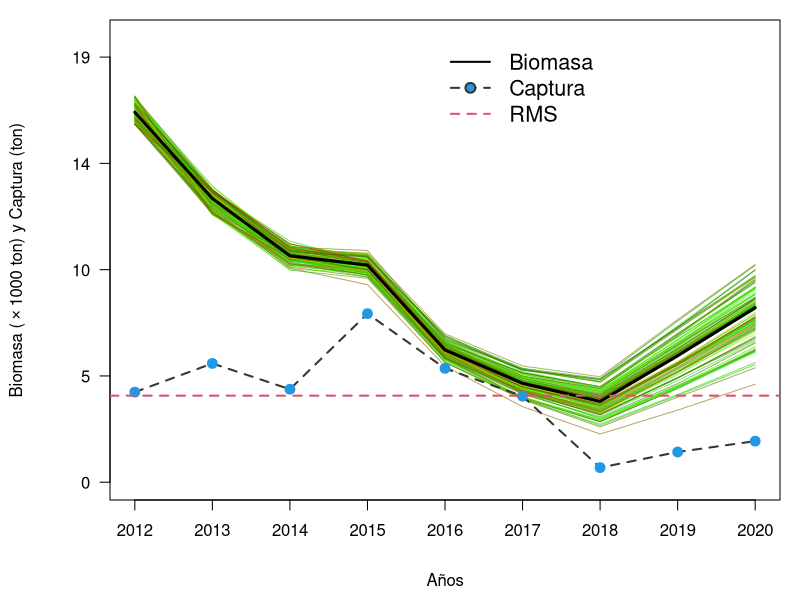
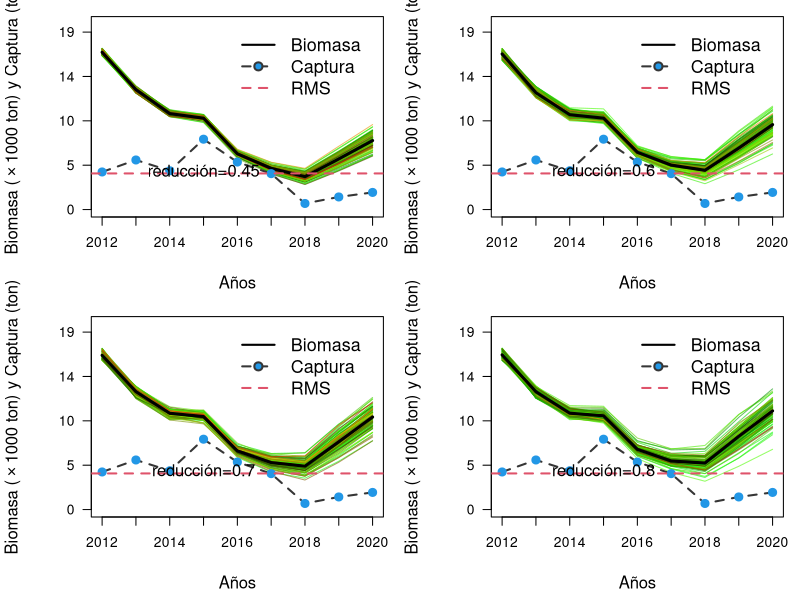
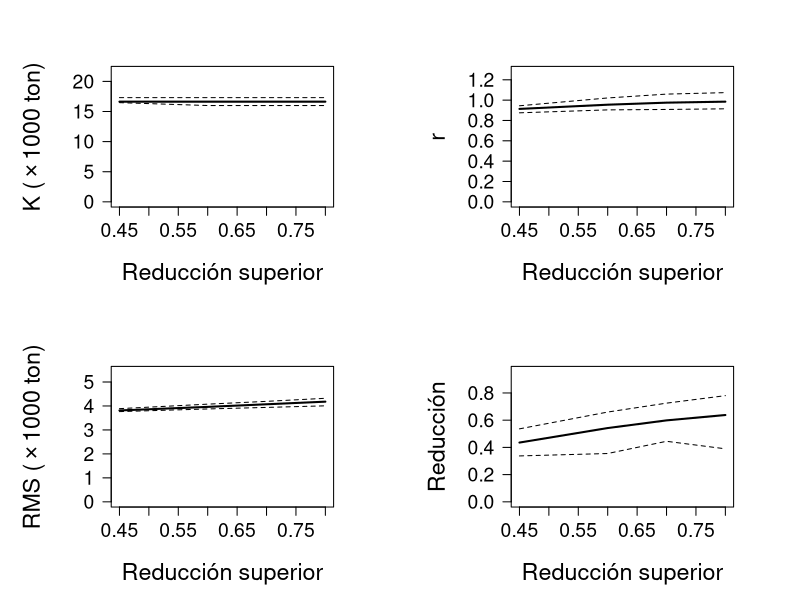
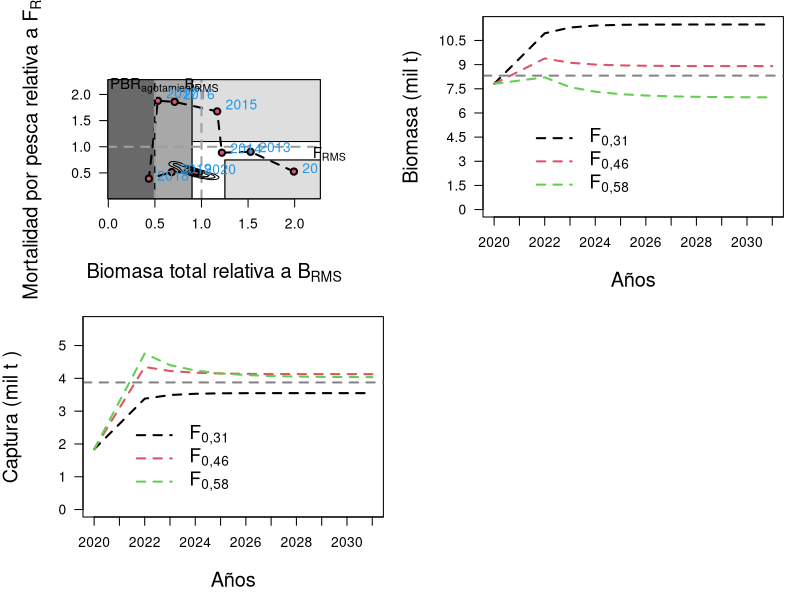

Recreate these plots in R, in order.
## ---- chunk 1

library(knitr) # para generar reporte Rmarkdown
library(stringr)
library(reshape) 
library(dplyr) 
library(ggplot2)
library(ggthemes) # para ggplot
library(patchwork) # para unir gráficos de ggplot
library(strucchange) # libreria utilizada para análisis de quiebres

getwd()

##################################################################################################
# model
##################################################################################################
BDM=function(K,dep,b,C,r){  ### biomass dynamics model
 B=err.B=rep(NA,length(C))   
 B[1]=b*K;b1=B[1]
 for(i in 2:length(B)){
  B[i]=max(min(B[i-1]+r*B[i-1]*(1-B[i-1]/K)-C[i-1],K),0)
#  err.B[i]=ifelse(!is.na(U[i-1]&U[i]) & B[i]>0,(B[i-1]/B[i]-U[i-1]/U[i]^2,NA)
 }
 if(all(B>C) & all(B<=K)){
  abs(B[length(B)]-dep*K)
# if(any(U>0)){((B[length(B)]-dep*K)/K)^2 +sum(err.B,na.rm=T)} else ((B[length(B)]-dep*K)/K)^2
 } else {10^5}
}

## ---- chunk 2
##################################################################################################
# simulation 
##################################################################################################
sim1=function(k25=k25,k75=k75,r25=r25,r75=r75,yr=yr,C=C,nsim=nsim,msy=NULL){ 
 Bend.keep=K.keep=r.keep=dep.keep=d.keep=vector()
 nyr=length(yr)
 B=F2Fmsy=B2Bmsy=matrix(NA,nyr,nsim) 
 K=r=vector()
 plot(0,0,type="n",xlim=c(min(yr),max(yr)),ylim=c(-1,round(k75,0)*1.15),
 xlab="", ylab="",yaxt="n",xaxt="n")
 for(j in 1:nsim){ 
   K[1]=runif(1,k25,k75)
   r[1]=runif(1,r25,r75)  
   B[1,j]=K[1]
   for(i in 2:(nyr)){ 
     r[i]=runif(1,r25,r75) 
     K[i]=runif(1,k25,k75) 
     B[i,j]=B[i-1,j]+r[i]*B[i-1,j]*(1-B[i-1,j]/K[i])-C[i-1]
     F2Fmsy[i,j]=(C[i]/B[i,j])/(r[i]/2)
     B2Bmsy[i,j]=B[i,j]/(K[i]/2) 
   }
   cols<-rgb(runif(1,0,j)/nsim,(nsim-runif(1,0,j))/nsim,(1)/(nsim+100),
   alpha=0.6)
   lines(yr,B[,j],col=cols) 
   K.keep[j]=mean(K)
   r.keep[j]=mean(r)
   F2Fmsy[,j]=(C/B[,j])/(mean(r)/2)
   B2Bmsy[,j]=B[,j]/(mean(K)/2)   
 }
 Bend.keep=B[nyr,] 
 d.keep=B[nyr,]/mean(K)   
 lines(yr,apply(B,1,median),lty=1,lwd=3)
 lines(yr,C,lwd=2,col="#363636",lty=2)
 points(yr,C,pch=21,col=4,bg=4,cex=1.3)
 y1<-seq(0,round(k75,0)*1.1,le=5);
 x1<-seq(1,length(yr),by=1)
 axis(1,at=yr[x1],labels=yr[x1],las=1,cex.axis=1)
 axis(2,at=y1,labels=format(round(y1/1000,0),3),las=2,cex.axis=1)
 legend(yr[nyr-4],max(y1)*1.05,c("Biomasa","Captura","RMS"),lty=c(1,2,2),
 col=c(1,"#363636",2),pch=c(NA,21,NA),lwd=c(2,2,2),pt.bg=c(NA,4,NA),cex=1.3,bty="n")
 BC<-expression(paste('Biomasa ('%*%'1000 ton) y Captura (ton)',sep="")) 
 mtext(BC,side=2,line=4.0,cex=1)
 mtext("Años",side=1,line=3.5,cex=1)
 if(is.null(msy)){} else {abline(h=msy,lty=2,col=2,lwd=2)}
 msy=K.keep*r.keep/4
 return(list(K.keep,r.keep,msy,Bend.keep,d.keep,B,r,F2Fmsy,B2Bmsy))   
}


## ---- chunk 3

#
#####################################################################
# input catch data and r range for sautral XI stock 
C=c(4033,5318,4163,7547,5097,3853,653,1352,1839)
yr=seq(2012,2020)
r.lci=0.85;
r.uci=1.2
# search through K grids, with specific range for K1 follow 
N1=100
K1=exp(seq(log(max(C)),log(max(C)*50),l=N1))
# genera los valores de la deplecion
dep=round(seq(0.1,0.8,0.05),2)
nd=length(dep)
r1=obj1=matrix(0,N1,nd)  #matriz que almacena los output de las funciones
b=1#Si (C[1]/max(C)<0.5, (0.5+0.9)/2 (0.3+0.6)/2);b=0.5
# ciclo
for(j in 1:nd){
  for(i in 1:N1){
    out=optimize(BDM,K=K1[i],b=b,C=C,dep=dep[j],
    interval=c(r.lci-.05,r.uci+.05))
    r1[i,j]=out$min
    obj1[i,j]=out$obj
  }
}


#
#vLinf=58.95;vk=0.28;Tmax=10;Tmat=NA;T=17
#M=vector()
#M[1]=exp(1.44-0.982*log(Tmax))
#M[2]=1.65/Tmat
#M[3]=exp(1.2-0.17*log(vLinf)+log(vk))
#M[4]=1.82*vk
#M[5]=exp(-0.0152-0.279*log(vLinf)+0.6543*log(vk)+0.463*log(T))
#w=0.87 #para teleost y w=0.41 para chondrithys
#r.mean=2*mean(M,na.rm=T)*w
#r.sd=sd(M,na.rm=T)
#r.backup=r
#r[r > r.mean+2*r.sd | r < r.mean-2*r.sd]=NA

############################# 
r1.backup=r1  ;# r1=r1.backup
r1[obj1 > K1*0.01]=NA
r1[r1 > r.uci | r1 < r.lci]=NA      
#############################
kr=as.data.frame(cbind(K1,r1))  
colnames(kr)=c('k',dep) 
all=cbind(K1,stack(kr[,2:nd+1]))#antes nd+1
colnames(all)=c("k","r","ind")
all$d=as.numeric(as.character(all$ind))
all=all[,c(1,2,4)]
all=all[!is.na(all[,2]),] 
all$msy=all[,1]*all[,2]/4 
# estimate reference points
#cutoff=ifelse(tail(C,1)/max(C)<=0.5,0.5,0.8)
all2     =all[!is.na(all$r) & all$d <= 0.50,]#cutoff,assume upper depeltion=0.4
quan1    =apply(all2,2,quantile)
k25      =quan1[,1][2];k75=quan1[,1][4]
r25      =quan1[,2][2];r75=quan1[,2][4]
msy.media=quan1[,4][3]
all3     =all2[all2$k>k25 & all2$k<k75 & all2$r>r25 & all2$r<r75,]
para     =list(k25=k25,k75=k75,r25=r25,r75=r75)
## ---- chunk 4

##################################################################################################
nsim=100
#GRAFICA LA BIOMASA
par(mar=c(5,5.5,1,1),cex.axis=1.3,cex.lab=1.3)
out1=sim1(k25=k25,k75=k75,r25=r25,r75=r75,C=C,yr=yr,nsim=nsim,msy=msy.media)
## ---- chunk 5
##################################################################################################
#EXTRAE DATOS DE INTERES PARA LA INCERTIDUMBRE
##################################################################################################
F2Fmsy  =as.data.frame(out1[8]);
B2Bmsy  =as.data.frame(out1[9])
quant   =function(x)quantile(x,c(0.2,0.8))

dat.out =data.frame(year=yr,
                    B2Bmsy.med=apply(B2Bmsy,1,median),
                    quan1.B=apply(B2Bmsy,1,quant)[1,],
                    quan3.B=apply(B2Bmsy,1,quant)[2,],
                    F2Fmsy.med=apply(F2Fmsy,1,median),
                    quan1.F=apply(F2Fmsy,1,quant)[1,],
                    quan3.F=apply(F2Fmsy,1,quant)[2,])

BF2msy.end = data.frame(t(rbind(B2Bmsy[length(yr),],F2Fmsy[length(yr),])))
colnames(BF2msy.end)=c("B2Bmsy","F2Fmsy")
#kable(BF2msy.end)
#
out1.backup=out1 #out1=out1.backup
sp=out1[1:5]
sp=as.data.frame(sp)   # summary(sp)
colnames(sp)=c("k","r","msy","Bend","Depletion")
BendD=apply(sp,2,quantile)
###############################################################
#FINAL RESULT
tabla<-cbind(quan1[,c(1,2,4)],BendD[,4:5])
write.csv2(tabla,"tabla1.csv",row.names=FALSE) 
kable(tabla)

Bioma <-apply(out1.backup[[6]],1,quantile)
#note: Bmsy = k/2, Blim = k/4 
B.sim =data.frame(out1[6])
BF    =t(apply(B.sim,1,quantile))
BF    =cbind(BF,C/BF)
BRP   =c(quan1[3,1]/2,quan1[3,2]/2)
fs    =data.frame(cbind(BF[,c(8,3)],yr)) # F y Biomasa media
#GRAFICA BIOMASA V/S CPUE
#plot(yr,BF[,3],type="b",ylab="Biomasa and CPUE")
#par(new=T)
#plot(yr,U,type="b",col=2,axes=F,xlab="",ylab="")
#
## ---- chunk 6
#######################################################
#  sensitivity to assumed upper depletion (if needed) #
#######################################################
med.out=low.out=up.out=matrix(NA,nrow=4,ncol=6)
d.l=c(0.45,0.6,0.7,0.8)  # assumed upper depletion levels
layout(matrix(1:4,ncol=2,byrow=T),widths=c(1,1),heights=c(1,1))
for(i in 1:4){ 
  all2=all[!is.na(all$r) & all$d <= d.l[i],]    
  quan1=apply(all2,2,quantile)
  k25=quan1[,1][2]
  k75=quan1[,1][4]
  r25=quan1[,2][2]
  r75=quan1[,2][4]
  msy.median=quan1[,4][3]
  nsim=100
  ##################################################################################
  #Figura
  par(mar=c(5,5.5,1,1),cex.axis=1.3)
  out1=sim1(k25=k25,k75=k75,r25=r25,r75=r75,C=C,yr=yr,nsim=nsim,msy=msy.media)
  tex=paste("reducción=",d.l[i],sep="")
  text(2015,round(para$k25,0)*0.26,tex,cex=1.2,xpd=T)
  ##################################################################################
  # Tablas
  sp  = out1[1:5]
  sp  = as.data.frame(sp)   # summary(sp)
  colnames(sp)= c('k','r','msy','Bend','D')
  BendD = apply(sp,2,quantile)
  
  med.out[i,] =(c(quan1[3,],BendD[3,4:5]))
  low.out[i,] =(c(quan1[2,],BendD[1,4:5]))
  up.out[i,]  =(c(quan1[4,],BendD[5,4:5]))
  
  med.out[,3] =t(d.l)
  low.out[,3] =t(d.l)
  up.out[,3]  =t(d.l)
  
  colnames(med.out)=c("k","r","d.upper","msy","Bend","D")
  colnames(low.out)=c("k","r","d.upper","msy","Bend","D")
  colnames(up.out)=c("k","r","d.upper","msy","Bend","D")
  
  kable(med.out)
  kable(low.out)
  kable(up.out)
  ##################################################################################
}

## ---- chunk 7

##################################################################################################
# parameters as a function of assumed upper depletion level
##################################################################################################
#name3<-paste(getwd(),"/Figuras/Fig3_Zhou2013_sensitivity.png",sep="")
#png(file=name3,width=900,height=1000)
layout(matrix(1:4,ncol=2,byrow=T),widths=c(1,1),heights=c(1,1))
par(mar=c(5.6,6.7,4,4),cex.axis=1.4) 

plot(med.out[,3],med.out[,1]/1000,ylim=c(0,max(med.out[,1]/1000*1.3)),type='l',lwd=2,xlab='',ylab='',las=1)
lines(low.out[,3],low.out[,1]/1000,lty=2);lines(up.out[,3],up.out[,1]/1000,lty=2)
mtext(expression(paste('K ('%*%'1000 ton)')),side=2,line=3.8,cex=1.4)
mtext("Reducción superior",side=1,line=3.6,cex=1.4)

plot(med.out[,3],med.out[,2],ylim=c(0,max(med.out[,2]*1.3)),type='l',lwd=2,xlab='',ylab='',las=1)
mtext('r',side=2,line=3.8,cex=1.4)
mtext("Reducción superior",side=1,line=3.6,cex=1.4)
lines(low.out[,3],low.out[,2],lty=2);lines(up.out[,3],up.out[,2],lty=2)

plot(med.out[,3],med.out[,4]/1000,ylim=c(0,max(med.out[,4]/1000*1.3)),type='l',lwd=2,xlab='',ylab='',las=1)
lines(low.out[,3],low.out[,4]/1000,lty=2);lines(up.out[,3],up.out[,4]/1000,lty=2)
mtext(expression(paste('RMS ('%*%'1000 ton)')),side=2,line=3.8,cex=1.4)
mtext("Reducción superior",side=1,line=3.6,cex=1.4)

plot(med.out[,3],med.out[,6],ylim=c(0,max(med.out[,6]*1.5)),type='l',lwd=2,xlab='',ylab='',las=1)
lines(low.out[,3],low.out[,6],lty=2);lines(up.out[,3],up.out[,6],lty=2)
mtext("Reducción",side=2,line=3.8,cex=1.4)
mtext("Reducción superior",side=1,line=3.6,cex=1.4)

#dev.off()


## ---- chunk 8
##################################################################################################
# GRAFICA DIAGRAMA DE FASE
##################################################################################################
library(MASS)

K      <- med.out[1,1]
mc.dat <-BF2msy.end
Bmrs   <-tabla[3,1]/2 #BMRS
Fmrs   <-tabla[3,2]/2 #FMRS
Fest   <-C/Bioma[3,] #F anual
Y1     <-Fest/Fmrs;
X1     <-Bioma[3,]/Bmrs
Z1     <-Bioma[3,]/K
#h=rep(0.13,4)
z<-kde2d(mc.dat[,1],mc.dat[,2],n=100,
lims=c(range(c(0,max(X1))),range(c(0,max(Y1)*1.7))))
est<-z$z/max(z$z);z$z<-est
#Bmrs=43590;Fmrs=0.3515;Fest=C/Bioma[3,]
#Y1<-Fest/Fmrs;X1<-Bioma[2,]/Bmrs
#
soli<-cbind(yr,round(Bioma[3,],0),round(Fest,2),round(Z1,2),round(X1,2),round(Y1,2))
colnames(soli)<-c("year","BD","Fest","B_Bo","Brel","Frel")

kable(soli)

kable(rbind(Bmrs,Fmrs))
#library(rJava)                                         ## PROBLEMAS CON ESTO
#library(xlsx)
write.csv2(soli,"tabla2.csv",row.names=FALSE) 
#DEFINE LAS AREAS DE LOS POLIGONOS
cols<-c("#696969","#A8A8A8","#DEDEDE")
ini<-c(-0.09);
xmax<-max(X1)*1.35;
ymax<-max(Y1)*1.22;
xmin<-(0.08)
pol1<-matrix(c(0.9,ini,0.9,1.1,xmax,1.1,xmax,0.75,1.25,0.75,1.25,ini),
ncol=2,byrow=T)
pol2<-matrix(c(1.25,ini,1.25,0.75,xmax,0.75,xmax,ini),ncol=2,byrow=T)
pol3<-matrix(c(xmax,1.1,xmax,ymax,0.9,ymax,0.9,1.1),ncol=2,byrow=T)
pol4<-matrix(c(0.5,ini,0.9,ini,0.9,ymax,0.5,ymax),ncol=2,byrow=T)
pol5<-matrix(c(-0.07,ini,0.5,ini,0.5,ymax,-0.07,ymax),ncol=2,byrow=T)

#name4<-paste(getwd(),"/Figuras/Fig4_Zhou2013_fase.png",sep="")
#png(file=name4,width=1200,height=1000)
par(mar=c(6.1,6.5,4.8,4.8),cex.axis=1,cex.lab=1)
plot(X1,Y1,col=0,xlab="",ylab="",yaxt="n",xlim=c(xmin,max(X1)*1.1),
ylim=c(0.09,max(Y1)*1.17))
axis(2,las=1)
polygon(pol5,col=cols[1],border=1);polygon(pol4,col=cols[2],border=1)
polygon(pol3,col=cols[3],border=1);polygon(pol2,col=cols[3],border=1)
polygon(pol1,col="white",border="black")
#points(mc.dat[,1],mc.dat[,2],pch=21,bg="#B5B5B5",cex=0.9,col=1)
lines(X1,Y1,lty=2,col=1,lwd=2)
lines(X1,Y1,type="p",bg=2,pch=21,cex=1,lwd=2)
abline(v=1,lty=2,col=8,lwd=2);abline(h=1,lty=2,col=8,lwd=2)
abline(v=0.5,lty=2,col=8,lwd=2)
contour(z,drawlabels=FALSE,levels=c(0.1,0.25,0.5,0.75),add=TRUE)
text(0.5,max(Y1)*1.29,expression(PBR[paste("agotamiento")]),cex=1.1,
pos=1,xpd=T)
text(1,max(Y1)*1.29,expression(B[paste("RMS")]),cex=1.1,pos=1,xpd=T)
text(max(X1)*1.19,1.11,expression(F[paste("RMS")]),cex=1.1,pos=1,xpd=T)
mtext(expression(paste("Biomasa total relativa a ",B[paste("RMS")],sep="")),
side=1,line=4.2,cex=1.2)
mtext(expression(paste("Mortalidad por pesca relativa a ",F[paste("RMS")],
sep="")),side=2,line=3.8,cex=1.2)
#a2<-which(yr%in%seq(2015,1994,by=-2)==TRUE)
a2<-c(1,2,3,4,5,6,7,8,9)
text(X1[a2],Y1[a2]*1.06,yr[a2],cex=1,pos=4,col=4)
#text(1.10,0.83,"Plena Explotación",cex=1.6,pos=4,col=1,lwd=2)
#text(1.56,0.31,"Sub Explotación",cex=1.6,pos=4,col=1,lwd=2)
#text(1.33,1.51,"Sobrepesca",cex=1.6,pos=4,col=1,lwd=2)
#text(0.58,0.67,"Sobre",cex=1.6,pos=4,col=1,lwd=2)
#text(0.52,0.51,"Explotación",cex=1.6,pos=4,col=1,lwd=2)
#text(0.68,1.18,"Sobre-explotación y Sobrepesca",cex=1.6,pos=4,lwd=2,srt=90)
#text(0.23,1.18,"Colapso y/o Agotamiento",cex=1.6,pos=4,lwd=2,srt=90)
box()
#dev.off()


## ---- chunk 9

##################################################################################################
#CALCULO DE LA CBA  PARA SARDINA AUSTRAL XI
##################################################################################################
mata <-out1.backup[1:5];
mm   <-length(mata)
mato <-vector()

for(p in 1:mm){
  mato <-cbind(mato,mata[[p]])}
  mate <-as.data.frame(mato)
  colnames(mate)<-c("k","r","msy","Bend","Depletion")

yy      <-length(yr)
prob    <-c(0.6666667,1.00,1.25) # pnderadores de Frms
ss      <-dim(sp)
yrs_pro <-seq(yr[yy],yr[yy]+11,by=1) # años de proyección
yyp     <-length(yrs_pro)

BT=CT=array(NA,c(length(prob),ss[1],length(yrs_pro)))

BT[,,1] <-Bioma[3,yy]
CT[,,1] <-C[yy]
Fi      <-Fmrs*prob

# y = Frms ponderados
# n = número de simulaciones
# m = años de proyección

for(y in 1:length(Fi)){ 
 for(n in 1:ss[1]){
  ki=sp$k[n] # parámetro K simulado
  ri=sp$r[n] # parámetro r simulado
  for(m in 1:(yyp-1)){ # PROYECCIÓN
   if(m==1){ 
     CT[y,,1]=C[yy]} # igual a la captura del último año
    else {
      CT[y,n,m]=BT[y,n,m]*Fi[y]} # captura proyectada
      BT[y,n,m+1]=BT[y,n,m]+ri*BT[y,n,m]*(1-BT[y,n,m]/ki)-CT[y,n,m] # biomasa total proyectada
   if(m==(yyp-1)){
     CT[y,n,m+1]=BT[y,n,m+1]*Fi[y]}
  }
 }
}


## ---- chunk 10

##################################################################################################
# GRAFICA LA CBA 2 PARA sardina austral
##################################################################################################
FF   <-formatC(Fi,format="f",digits=2)
BB   <-expression(paste("Biomasa (mil t)",sep=""))
Binf <-tabla[2,1]/2
Bsup <-tabla[4,1]/2
rng1 <-range(BT[,,],na.rm=T)
ax2  <-seq(0,rng1[2]*1.15,by=1500)
cols <-"#858585"
y1   <-length(yrs_pro)
xxxx<-matrix(ncol=3,nrow=11)

par(mar=c(5,5,1,1),cex.axis=1,cex.lab=1)
plot(yrs_pro[-2],seq(0,rng1[2]*1.15,le=(y1-1)),col=0,type="o",xlab="",ylab="",yaxt="n",ylim=c(0,rng1[2]*0.98),xaxp=c(2020,2032,12))

for(x in 1:length(Fi)){
  xxxx[,x]<-apply(BT[x,,],2,quantile)[3,-2]
 lines(yrs_pro[-2],xxxx[,x],col=x,lty=2,lwd=2)
}
abline(h=Bmrs,lty=2,lwd=2,col=cols)
axis(2,at=ax2,labels=ax2/1000,las=1,cex=1)
mtext(BB,side=2,line=3.5,cex=1.2)
mtext("Años",side=1,line=3.4,cex=1.2)
legend(2021,rng1[2]*0.5,c(expression(F[paste("0,31")]),expression(F[paste("0,46")]),
expression(F[paste("0,58")])),lty=c(2,2,2,2,2),lwd=c(2,2,2,2,2),cex=1.4,
col=c(1,2,3),bty="n")

xxxx
## ---- chunk 11

##################################################################################################
# GRAFICA LA CAPTURA
##################################################################################################
CC   <-expression(paste("Captura (mil t )",sep=""))
MRS  <-tabla[3,3] #50%
rng2 <-range(CT[,,],na.rm=T)
ax3  <-seq(0,rng2[2]*1.15,by=1000)

xxxx<-matrix(ncol=3,nrow=11)

par(mar=c(5,5,1,1),cex.axis=1,cex.lab=1)
plot(yrs_pro[-2],seq(0,rng2[2]*1.15,le=11),col=0,type="o",xlab="",ylab="",yaxt="n",ylim=c(0,rng2[2]*0.95),xaxp=c(2020,2032,12))

for(x in 1:length(Fi)){
  xxxx[,x]<-apply(CT[x,,],2,quantile)[3,-2]
 lines(yrs_pro[-2],xxxx[,x],col=x,lty=2,lwd=2)
}
abline(h=MRS,lty=2,lwd=2,col=cols)
axis(2,at=ax3,labels=sprintf("%0.0f",ax3/1000),las=1,cex=1.4)
mtext(CC,side=2,line=3.5,cex=1.2)
mtext("Años",side=1,line=3.4,cex=1.2)
legend(2021,rng2[2]*0.5,c(expression(F[paste("0,31")]),expression(F[paste("0,46")]),
expression(F[paste("0,58")])),lty=c(2,2,2,2,2),lwd=c(2,2,2,2,2),cex=1.4,
col=c(1,2,3),bty="n")


xxxx
## ---- chunk 12
##################################################################################################
# TABLA DE RESULTADOS
##################################################################################################
ct<-matrix(NA,length(Fi),5)
for(i in 1:length(Fi)){
 ct[i,]<-as.numeric(quantile(CT[i,,2],probs=c(.1,.2,.3,.4,.5)))  # CT[i,,2] (el 2 representa 1 año de proyección, 1 es el año actual)
}
colnames(ct)<-c("10%","20%","30%","40%","50%")
rownames(ct)<-formatC(Fi,format="f",digits=2)
cat("\n")
print(ct)

## ---- chunk 13

##################################################################################################
# RANGO CBA PARA PBR Al MRS (2) y EL 2021(2)
##################################################################################################
rango<-quantile(CT[2,,2],prob=c(0.025,0.25,0.50,0.75,0.975))

kable(rango)

#
#FIN
